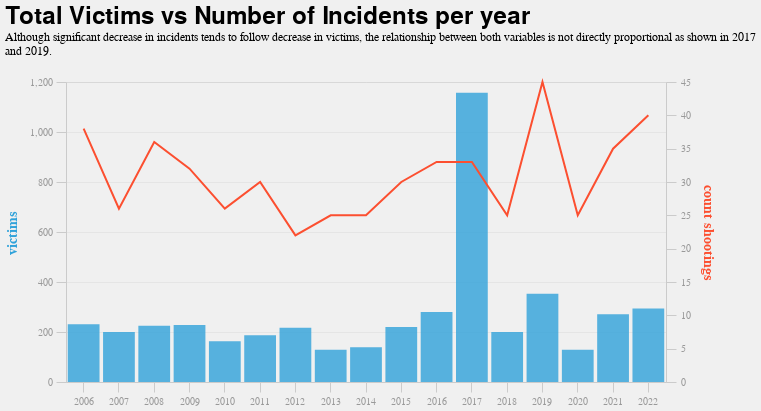

Write notebook code for a chart like this one.
### Code cell
#comb_inc_and_vict
from altair import datum

title= 'Total Victims vs Number of Incidents per year '
subtitle=["Although significant decrease in incidents tends to follow decrease in victims, the relationship between both variables is not directly proportional as shown in 2017", "and 2019."]

source=df2_incidents

base = alt.Chart(source).properties(width=600).encode(alt.X('year(date):O', axis=alt.Axis(title=None)))

bar=base.mark_bar(opacity=0.8).encode(y=alt.Y('sum(tot_victims):Q',axis=alt.Axis(title='victims', titleColor='#30a2da')))

line=base.mark_line(color='#fc4f30').encode(alt.Y('count(incident_id):Q',axis=alt.Axis(title='count shootings', titleColor='#fc4f30')))


chart_2=alt.layer(bar,line).resolve_scale(y='independent').properties(
    title={
      "text": title, 
      "subtitle": subtitle
    })

chart_2

### Figure 1 — Vega-Lite specification as saved in the notebook (floating-point values rounded to 4 significant figures; data arrays with more than 128 entries replaced by an {"elided": "..."} marker saying what was removed)
{"config": {"arc": {"fill": "#30a2da"}, "area": {"fill": "#30a2da"}, "axis": {"domainColor": "#cbcbcb", "grid": true, "gridColor": "#cbcbcb", "gridOpacity": 0.3, "gridWidth": 1, "labelColor": "#999", "labelFontSize": 10, "titleColor": "#333", "tickColor": "#cbcbcb", "tickSize": 10, "titleFontSize": 14, "titlePadding": 10, "labelPadding": 4}, "axisBand": {"grid": false}, "background": "#f0f0f0", "group": {"fill": "#f0f0f0"}, "legend": {"labelColor": "#333", "labelFontSize": 11, "padding": 1, "symbolSize": 30, "symbolType": "square", "titleColor": "#333", "titleFontSize": 14, "titlePadding": 10}, "line": {"stroke": "#30a2da", "strokeWidth": 2}, "path": {"stroke": "#30a2da", "strokeWidth": 0.5}, "rect": {"fill": "#30a2da"}, "range": {"category": ["#30a2da", "#fc4f30", "#e5ae38", "#6d904f", "#8b8b8b", "#b96db8", "#ff9e27", "#56cc60", "#52d2ca", "#52689e", "#545454", "#9fe4f8"], "diverging": ["#cc0020", "#e77866", "#f6e7e1", "#d6e8ed", "#91bfd9", "#1d78b5"], "heatmap": ["#d6e8ed", "#cee0e5", "#91bfd9", "#549cc6", "#1d78b5"]}, "point": {"filled": true, "shape": "circle"}, "shape": {"stroke": "#30a2da"}, "bar": {"binSpacing": 2, "fill": "#30a2da", "stroke": null}, "title": {"anchor": "start", "fontSize": 24, "fontWeight": 600, "offset": 20}, "mark": {"color": "black", "fill": null}}, "layer": [{"mark": {"type": "bar", "opacity": 0.8}, "encoding": {"x": {"axis": {"title": null}, "field": "date", "timeUnit": "year", "type": "ordinal"}, "y": {"aggregate": "sum", "axis": {"title": "victims", "titleColor": "#30a2da"}, "field": "tot_victims", "type": "quantitative"}}, "width": 600}, {"mark": {"type": "line", "color": "#fc4f30"}, "encoding": {"x": {"axis": {"title": null}, "field": "date", "timeUnit": "year", "type": "ordinal"}, "y": {"aggregate": "count", "axis": {"title": "count shootings", "titleColor": "#fc4f30"}, "field": "incident_id", "type": "quantitative"}}, "width": 600}], "data": {"name": "data-1d9568f1b6d31cabfcc908e83d7a261a"}, "resolve": {"scale": {"y": "independent"}}, "title": {"text": "Total Victims vs Number of Incidents per year ", "subtitle": ["Although significant decrease in incidents tends to follow decrease in victims, the relationship between both variables is not directly proportional as shown in 2017", "and 2019."]}, "$schema": "https://vega.github.io/schema/vega-lite/v4.17.0.json", "datasets": {"data-1d9568f1b6d31cabfcc908e83d7a261a": {"elided": "526 records"}}}
